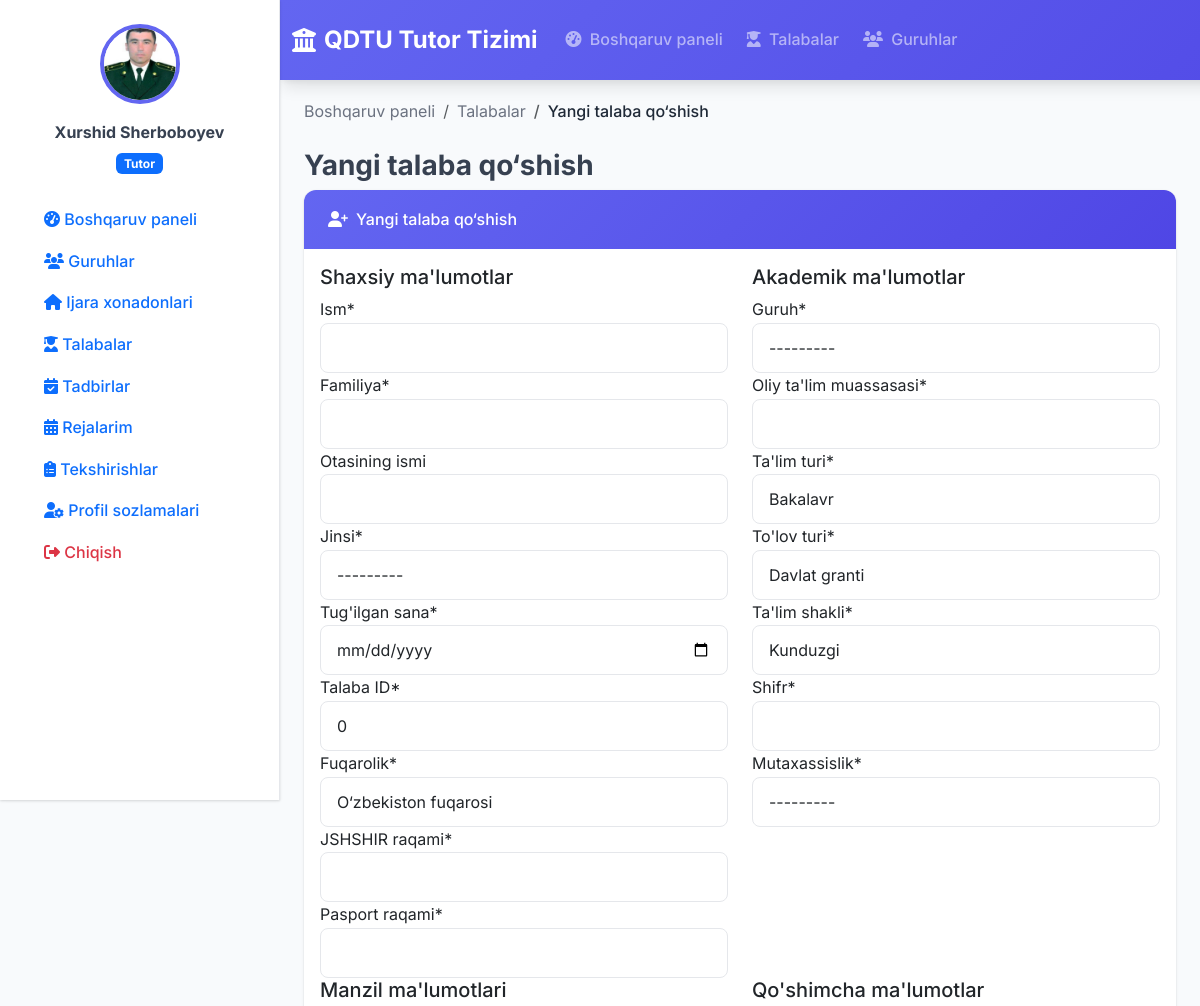
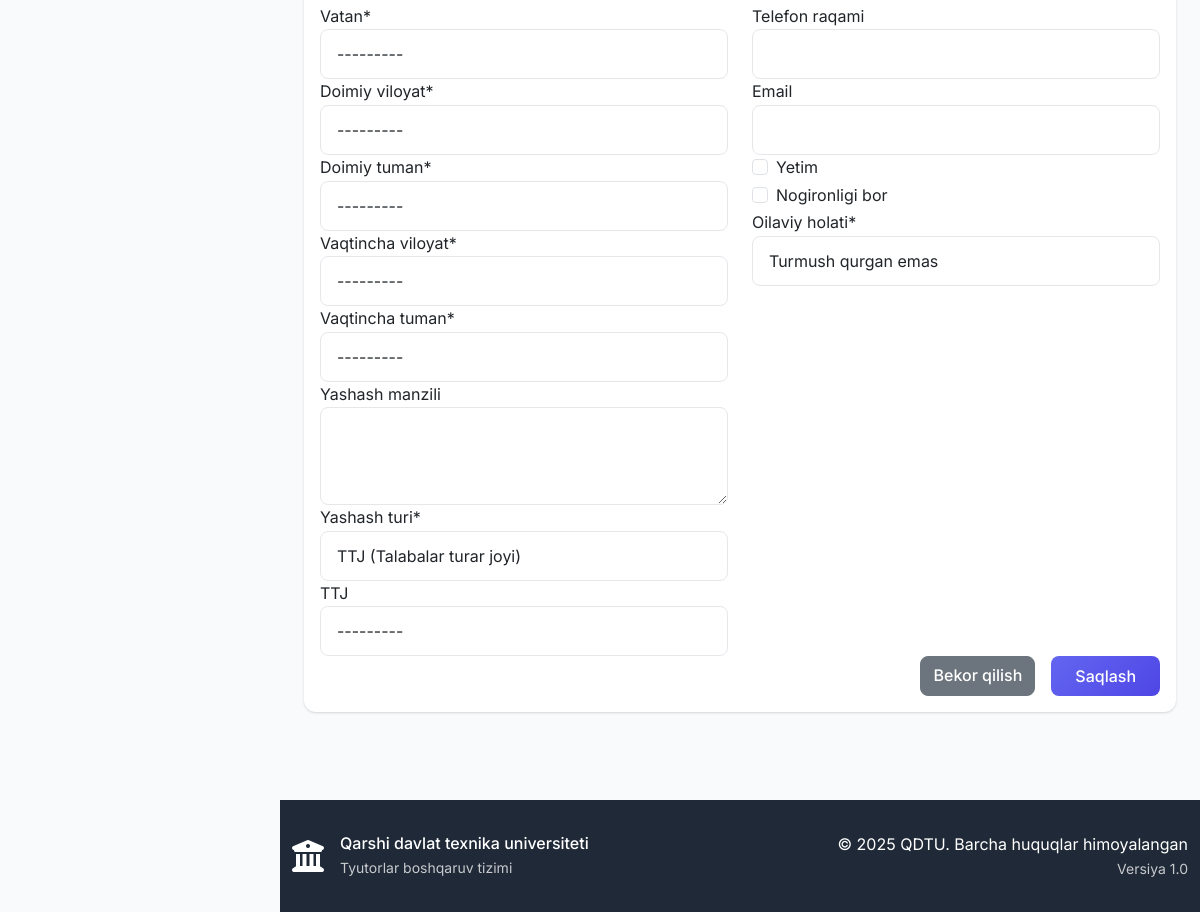
The app's page /students/create/ (signed in) with its own data (2 pictures, top to bottom).
### accounts/models.py (models this page shows, shortened)
class User(AbstractUser):
    USER_TYPE_CHOICES = (
        ('rector', 'Rektor'),
        ('dean', 'Dekan'),
        ('tutor', 'Tutor'),
    )
    user_type = models.CharField(
        max_length=10,
        choices=USER_TYPE_CHOICES,
        verbose_name="Foydalanuvchi turi"
    )
    faculty = models.ForeignKey(
        'faculty.Faculty',
        on_delete=models.SET_NULL,
        null=True,
        blank=True,
        verbose_name="Fakultet"
    )
    profile_picture = models.ImageField(
        upload_to='profile_pics/',
        null=True,
        blank=True,
        verbose_name="Profil rasmi"
    )
    phone_number = models.CharField(
        max_length=20,
        blank=True,
        verbose_name="Telefon raqami"
    )
    class Meta:
        verbose_name = "Foydalanuvchi"
        verbose_name_plural = "Foydalanuvchilar"
    def is_rector(self):
        return self.user_type == 'rector'
    def is_dean(self):
        return self.user_type == 'dean'
    def is_tutor(self):
        return self.user_type == 'tutor'
    def get_full_name(self):
        return f"{self.first_name} {self.last_name}".strip() or self.username

### students/views.py (the view)
# urls.py: path('create/', views.student_create, name='student_create'),
@login_required
def student_create(request):
    if not (hasattr(request.user, 'is_tutor') and request.user.is_tutor()):
        messages.error(request, "Faqat guruh tutorlari talaba qo'sha oladi.")
        return redirect('dashboard')
    if request.method == 'POST':
        form = StudentForm(request.POST)
        if 'room' in request.POST and request.POST['room'] == StudentForm.ADD_NEW_ROOM:
            request.session['student_form_data'] = request.POST.dict()
            request.session['return_to'] = 'student_create'
            return redirect('room_create')
        if form.is_valid():
            student = form.save(commit=False)
            if student.group.tutor != request.user:
                messages.error(request, "Siz faqat o'zingiz boshqaradigan guruhga talaba qo'sha olasiz.")
                return render(request, 'students/student_form.html', {'form': form, 'title': 'Yangi talaba qo‘shish'})
            try:
                student.save()
                messages.success(request, f"{student.full_name} muvaffaqiyatli qo'shildi.")
                request.session.pop('student_form_data', None)
                request.session.pop('return_to', None)
                return redirect('student_list')
            except Exception as e:
                messages.error(request, f"Ma'lumotni saqlashda xato: {str(e)}")
        else:
            messages.error(request, f"Forma xatolarni tuzating: {form.errors.as_text()}")
    else:
        initial_data = request.session.get('student_form_data', {})
        form = StudentForm(initial=initial_data)
        form.fields['group'].queryset = form.fields['group'].queryset.filter(tutor=request.user)
    context = {
        'form': form,
        'title': 'Yangi talaba qo‘shish',
    }
    return render(request, 'students/student_form.html', context)

### faculty/models.py (called while the page is built)
    def __str__(self):
        return f"{self.name} - {self.faculty.name}"

### housing/models.py (called while the page is built)
    def __str__(self):
        return f"{self.address} - {self.get_room_type_display()}"

### students/models.py (called while the page is built)
    def __str__(self):
        return self.name

    def __str__(self):
        return self.name

    def __str__(self):
        return self.name

    def __str__(self):
        return self.name

    def __str__(self):
        return f"{self.name} - {self.address}"

### templates/students/student_form.html (shortened to what this page needs)
{% extends 'base.html' %}
{% load static %}
{% load crispy_forms_tags %}
{% block content %}
<div class="container-fluid">
    <nav aria-label="breadcrumb">
        <ol class="breadcrumb">
            <li class="breadcrumb-item"><a href="{% url 'dashboard' %}">Boshqaruv paneli</a></li>
            <li class="breadcrumb-item"><a href="{% url 'student_list' %}">Talabalar</a></li>
            <li class="breadcrumb-item active" aria-current="page">{{ title }}</li>
        </ol>
    </nav>
    <h1 class="h3 fw-bold">{{ title }}</h1>
    <div class="card">
        <div class="card-header bg-primary text-white">
            <h6 class="mb-0"><i class="fas fa-user-plus me-2"></i>{{ title }}</h6>
        </div>
        <div class="card-body">
            <form method="post" enctype="multipart/form-data">
                <div class="row">
                    <div class="col-md-6">
                        <h5>Shaxsiy ma'lumotlar</h5>
                        {{ form.first_name|as_crispy_field }}
                        {{ form.last_name|as_crispy_field }}
                        {{ form.middle_name|as_crispy_field }}
                        {{ form.gender|as_crispy_field }}
                        {{ form.birth_date|as_crispy_field }}
                        {{ form.student_id|as_crispy_field }}
                        {{ form.fuqaro|as_crispy_field }}
                        {{ form.jshshir|as_crispy_field }}
                        {{ form.passport|as_crispy_field }}
                    </div>
                    <div class="col-md-6">
                        <h5>Akademik ma'lumotlar</h5>
                        {{ form.group|as_crispy_field }}
                        {{ form.otm|as_crispy_field }}
                        {{ form.talim_turi|as_crispy_field }}
                        {{ form.tulov_turi|as_crispy_field }}
                        {{ form.talim_shakli|as_crispy_field }}
                        {{ form.shifr|as_crispy_field }}
                        {{ form.mutaxassislik|as_crispy_field }}
                    </div>
                </div>
                <div class="row">
                    <div class="col-md-6">
                        <h5>Manzil ma'lumotlari</h5>
                        {{ form.country|as_crispy_field }}
                        {{ form.const_region|as_crispy_field }}
                        {{ form.const_district|as_crispy_field }}
                        {{ form.temporary_region|as_crispy_field }}
                        {{ form.temporary_district|as_crispy_field }}
                        {{ form.temporary_address|as_crispy_field }}
                        {{ form.appartment_type|as_crispy_field }}
                        {{ form.ttj|as_crispy_field }}
                    </div>
                    <div class="col-md-6">
                        <h5>Qo'shimcha ma'lumotlar</h5>
                        {{ form.phone_number|as_crispy_field }}
                        {{ form.email|as_crispy_field }}
                        {{ form.is_orphan|as_crispy_field }}
                        {{ form.has_disability|as_crispy_field }}
                        {{ form.family_type|as_crispy_field }}
                    </div>
                </div>
                <div class="d-grid gap-2 d-md-flex justify-content-md-end">
                    <a href="{% url 'student_list' %}" class="btn btn-secondary me-md-2">Bekor qilish</a>
                    <button type="submit" class="btn btn-primary">Saqlash</button>
                </div>
            </form>
        </div>
    </div>
</div>
{% endblock %}

### templates/sidebar.html (shortened to what this page needs)
{% load static %}
<div class="sidebar" id="sidebar">
    <div class="sidebar-content">
        <div class="user-info text-center mb-4">
            {% if user.profile_picture %}
                <img src="{{ user.profile_picture.url }}" class="profile-image mb-3">
            {% else %}
                <div class="profile-initials mb-3">
                    {{ user.first_name|first|upper }}{{ user.last_name|first|upper }}
                </div>
            {% endif %}
            <div class="user-details">
                <div class="mb-1 fw-bold">{{ user.get_full_name }}</div>
                <div class="badge bg-primary">
                    {% if user.is_rector %}
                        Prorektor
                    {% elif user.is_dean %}
                        Dekan
                    {% elif user.is_tutor %}
                        Tutor
                    {% endif %}
                </div>
            </div>
        </div>
        <nav class="sidebar-nav">
            <ul class="nav flex-column">
                <li class="nav-item">
                    <a class="nav-link " href="{% url 'dashboard' %}">
                        <i class="fas fa-tachometer-alt"></i>
                        <span>Boshqaruv paneli</span>
                    </a>
                </li>
                {% if user.is_tutor %}
                    <li class="nav-item">
                        <a class="nav-link {% if request.resolver_match.url_name == 'group_list' or request.resolver_match.url_name == 'group_detail' %}active{% endif %}" href="{% url 'group_list' %}">
                            <i class="fas fa-users"></i>
                            <span>Guruhlar</span>
                        </a>
                    </li>
                    <li class="nav-item">
                        <a class="nav-link {% if request.resolver_match.url_name == 'room_list' or request.resolver_match.url_name == 'room_detail' %}active{% endif %}" href="{% url 'room_list' %}">
                            <i class="fas fa-home"></i>
                            <span>Ijara xonadonlari</span>
                        </a>
                    </li>
                    <li class="nav-item">
                        <a class="nav-link {% if request.resolver_match.url_name == 'student_list' or request.resolver_match.url_name == 'student_detail' %}active{% endif %}" href="{% url 'student_list' %}">
                            <i class="fas fa-user-graduate"></i>
                            <span>Talabalar</span>
                        </a>
                    </li>
                    <li class="nav-item">
                        <a class="nav-link" href="{% url 'event_list' %}">
                            <i class="fas fa-calendar-check"></i>
                            <span>Tadbirlar</span>
                        </a>
                    </li>
                    <li class="nav-item">
                        <a class="nav-link " href="{% url 'plan_list' %}">
                            <i class="fas fa-calendar-alt"></i>
                            <span>Rejalarim</span>
                        </a>
                    </li>
                {% endif %}
                <li class="nav-item">
                    <a class="nav-link {% if request.resolver_match.url_name == 'inspection_list' %}active{% endif %}" href="{% url 'inspection_list' %}">
                        <i class="fas fa-clipboard-list"></i>
                        <span>Tekshirishlar</span>
                    </a>
                </li>
                <li class="nav-item mt-auto">
                    <a class="nav-link {% if request.resolver_match.url_name == 'profile' %}active{% endif %}" href="{% url 'profile' %}">
                        <i class="fas fa-user-cog"></i>
                        <span>Profil sozlamalari</span>
                    </a>
                </li>
                <li class="nav-item">
                    <a class="nav-link text-danger" href="{% url 'logout' %}">
                        <i class="fas fa-sign-out-alt"></i>
                        <span>Chiqish</span>
                    </a>
                </li>
            </ul>
        </nav>
    </div>
</div>

### templates/base.html (style rules this page uses)
:root { --primary-color: #6366f1; --primary-dark: #4f46e5; --secondary-color: #f59e0b; --success-color: #10b981; --warning-color: #f59e0b; --danger-color: #ef4444; --info-color: #3b82f6; --dark-color: #1f2937; --light-color: #f8fafc; --border-color: #e5e7eb; --text-muted: #6b7280; --shadow: 0 1px 3px 0 rgba(0, 0, 0, 0.1), 0 1px 2px 0 rgba(0, 0, 0, 0.06); --shadow-lg: 0 10px 15px -3px rgba(0, 0, 0, 0.1), 0 4px 6px -2px rgba(0, 0, 0, 0.05); }
* { font-family: 'Inter', sans-serif; }
body { background-color: #f8fafc; color: #374151; line-height: 1.6; margin: 0; padding-left: 0; transition: padding-left 0.3s ease; }
body.sidebar-open { padding-left: 280px; }
.btn-primary { background: linear-gradient(135deg, var(--primary-color) 0%, var(--primary-dark) 100%); border: none; border-radius: 8px; font-weight: 500; padding: 0.5rem 1.5rem; transition: all 0.3s ease; }
.btn { border-radius: 8px; font-weight: 500; transition: all 0.3s ease; }
.card { border: none; border-radius: 12px; box-shadow: var(--shadow); transition: all 0.3s ease; overflow: hidden; }
.card-header { background: linear-gradient(135deg, var(--primary-color) 0%, var(--primary-dark) 100%); border: none; padding: 1.25rem 1.5rem; font-weight: 600; }
.nav-link { font-weight: 500; transition: all 0.3s ease; border-radius: 6px; margin: 0 0.25rem; }
.sidebar { position: fixed; top: 0; left: -280px; width: 280px; height: 100vh; background: white; border-right: 1px solid var(--border-color); box-shadow: var(--shadow); padding: 1.5rem; transition: left 0.3s ease; z-index: 1040; overflow-y: auto; }
.sidebar.open { left: 0; }
@media (min-width: 992px) { body { padding-left: 280px; } }
@media (min-width: 992px) { .sidebar { left: 0; top: 0; } }
.profile-image { width: 80px; height: 80px; border-radius: 50%; object-fit: cover; border: 4px solid var(--primary-color); }
.form-control, .form-select { border-radius: 8px; border: 1px solid var(--border-color); padding: 0.75rem 1rem; transition: all 0.3s ease; }
.breadcrumb { background: none; padding: 0; margin-bottom: 1.5rem; }
.breadcrumb-item a { color: var(--text-muted); text-decoration: none; }
.breadcrumb-item.active { color: var(--dark-color); font-weight: 500; }

### records on screen
User: profile_picture (picture), get_full_name "Xurshid Sherboboyev"

### other values on screen
{{ title }} "Yangi talaba qo‘shish"
